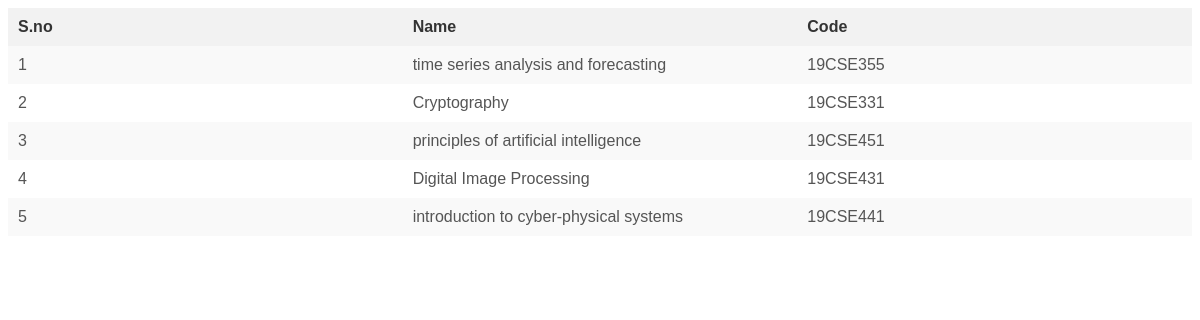
Page /output_list.php on the committed database.
### tables this page shows
CREATE TABLE `final_list` (
  `id` int(11) NOT NULL,
  `course_code` varchar(1000) NOT NULL,
  `course_name` varchar(1000) NOT NULL
);

### HTML/output_list.php (the view, shortened to what this page needs)
<!DOCTYPE html>
<html lang="en">
<head>
</head>
<body>
</body>
</html>
<?php
include "course_catalog_db.php";
$sql = "SELECT * FROM final_list";
$result = mysqli_query($conns, $sql);
if (mysqli_num_rows($result) > 0) {
    echo "<table>";
    echo "<tr><th>S.no</th><th>Name</th> <th>Code</th></tr>";
    $cnt=1;
    while ($row = mysqli_fetch_assoc($result)) {
        $course_name = $row['course_name'];
        $code = $row['course_code'];
        echo "<tr>";
        echo "<td>$cnt</td>";
        echo "<td>$course_name</td>";
        echo "<td>$code</td>";
        echo "</tr>";
        $cnt++;
    }
    echo "</table>";
} else {
    echo "No records found.";
}
?>

### HTML/output_list.php (style rules this page uses)
table { width: 100%; border-collapse: collapse; table-layout: fixed; font-family: Arial, sans-serif; }
th { background-color: #f2f2f2; padding: 10px; text-align: left; color: #333; }
td { padding: 10px; text-align: left; color: #555; }
tr:nth-child(even) { background-color: #f9f9f9; }

### rows in the picture
final_list: course_name "time series analysis and forecasting", course_code "19CSE355"
final_list: course_name "Cryptography", course_code "19CSE331"
final_list: course_name "principles of artificial intelligence", course_code "19CSE451"
final_list: course_name "Digital Image Processing", course_code "19CSE431"
final_list: course_name "introduction to cyber-physical systems", course_code "19CSE441"
